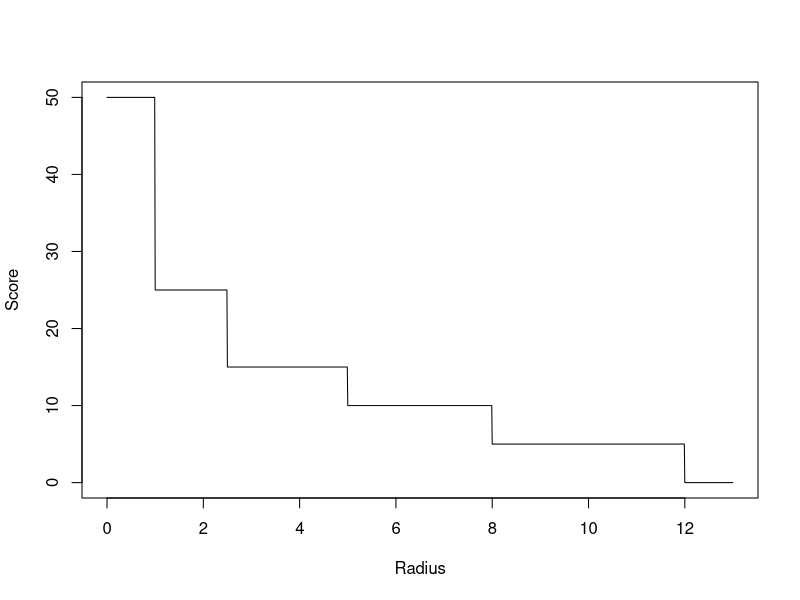
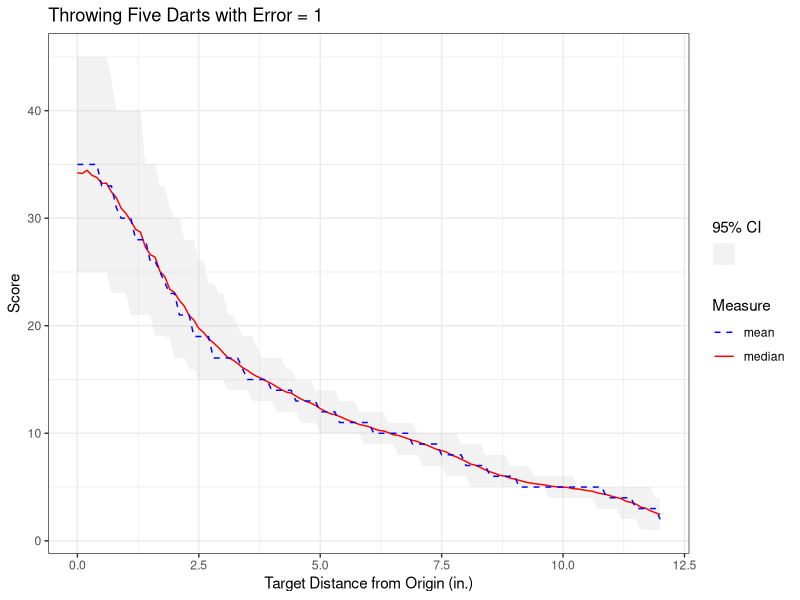
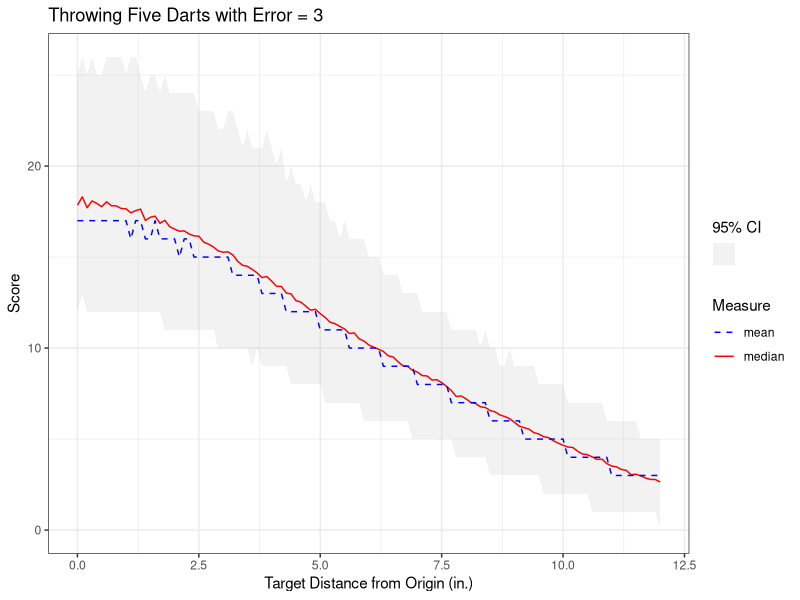
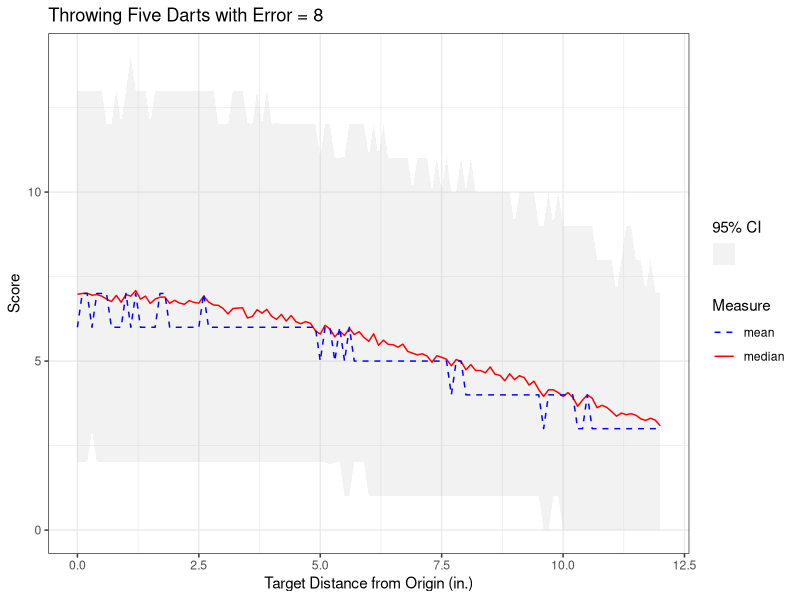
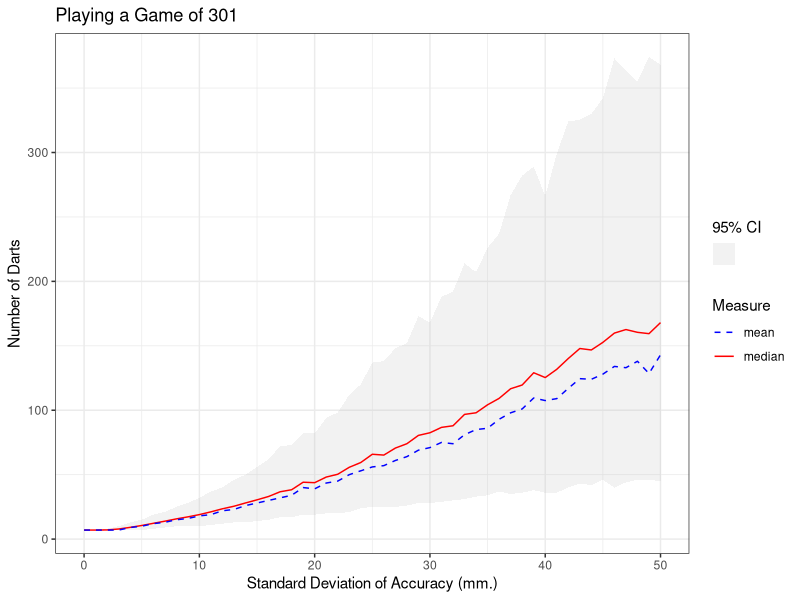

Reproduce these figures in R, in order. (Note: a time limit stopped this script after it produced the figures.)
## ---- chunk 1
simpleBoard <- data.frame(color = c("Bullseye", "Yellow", "Blue", "Red", "White"), Thickness = c(1,1.5,2.5,3.0,4.0), 
                          Points = c(50,25,15,10,5))
knitr::kable(simpleBoard)
## ---- chunk 2

values  <- stepfun(c(1,2.5,5,8,12), c(50,25,15,10,5,0))

plot(seq(0,13,by=0.01), values(seq(0,13,by=0.01)), type = "l", xlab = "Radius", ylab= "Score")

### Make a function to get the point value
# x, y are the target coordinates
# error is the s.d. of the normal distribution
score <- function(x, y, error){
   x <- rnorm(1, mean = x, sd = error)
   y <- rnorm(1, mean = y, sd = error)
   r <- (x^2 + y^2)^0.5
   values(r)
}

#default (x,y) = (0,0), error = 1 inch
throwFive <- function(x = 0, y = 0, error = 1) mean(vals <<- replicate(5,score(x = x, y = y, error = error)))
## ---- chunk 3
r0 <- replicate(1000,throwFive())
mean(r0)

#now create a function to do this across many radii
mean1k <- function(radius, error = 1, mean.only = TRUE, qtile = c(0.05,0.95)){
  scores <- sapply(radius, function(z) replicate(1000, throwFive(x = z, error = error)))
  if(mean.only) return(colMeans(scores))
  out <- data.frame(radius = radius, mean = colMeans(scores), median = apply(scores, 2, median), 
                    lower = apply(scores,2, quantile, qtile[1]), upper = apply(scores,2, quantile, qtile[2]))
  out
}
## ---- chunk 4
diffRadii <- mean1k(seq(0,12,by=0.1), mean.only = F)
## ---- chunk 5
library(ggplot2)
g <- ggplot(diffRadii, aes(x=radius, y=mean, ymax=upper, ymin=lower))

g + geom_ribbon(aes(fill="gray"), alpha = 0.2)  + geom_line(aes(col = "red")) + geom_line(aes(y = median, col = "blue"), lty=2)+ theme_bw() + xlab("Target Distance from Origin (in.)") + ylab("Score") + scale_color_manual(name = 'Measure', guide = 'legend', values = c('red' = 'red', 'blue' = 'blue'), labels = c('mean','median')) + scale_fill_identity(name = "95% CI", labels = NULL , guide = 'legend') + ggtitle("Throwing Five Darts with Error = 1")
## ---- chunk 6
diffRadii3 <- mean1k(seq(0,12,by=0.1), mean.only = F, error = 3)

g <- ggplot(diffRadii3, aes(x=radius, y=mean, ymax=upper, ymin=lower))

g + geom_ribbon(aes(fill="gray"), alpha = 0.2)  + geom_line(aes(col = "red")) + geom_line(aes(y = median, col = "blue"), lty=2)+ theme_bw() + xlab("Target Distance from Origin (in.)") + ylab("Score") + scale_color_manual(name = 'Measure', guide = 'legend', values = c('red' = 'red', 'blue' = 'blue'), labels = c('mean','median')) + scale_fill_identity(name = "95% CI", labels = NULL , guide = 'legend') + ggtitle("Throwing Five Darts with Error = 3")
## ---- chunk 7
diffRadii8 <- mean1k(seq(0,12,by=0.1), mean.only = F, error = 8)

g <- ggplot(diffRadii8, aes(x=radius, y=mean, ymax=upper, ymin=lower))

g + geom_ribbon(aes(fill="gray"), alpha = 0.2)  + geom_line(aes(col = "red")) + geom_line(aes(y = median, col = "blue"), lty=2)+ theme_bw() + xlab("Target Distance from Origin (in.)") + ylab("Score") + scale_color_manual(name = 'Measure', guide = 'legend', values = c('red' = 'red', 'blue' = 'blue'), labels = c('mean','median')) + scale_fill_identity(name = "95% CI", labels = NULL , guide = 'legend') + ggtitle("Throwing Five Darts with Error = 8")
## ---- chunk 8

polar <-function(x,y){
  r <- (x^2 + y^2)^0.5
  theta  <- acos(x/r) 
  if(y != 0) theta <- theta*sign(y)
  c(r,theta)
}

polar.inv <- function(r, theta){
  x <- r*cos(theta)
  y <- r*sin(theta)
  c(x,y)
}

badAim <- function(r, theta, error = 4){
  xy <- polar.inv(r, theta)
  xy <- rnorm(2, xy, error)
  c(polar(xy[1],xy[2]))
}

###Verify that function works:

badAim(160, pi/2)
badAim(160, pi/2, error=30)
## ---- chunk 9

##Targets, there are technichally 4*20 + 2 targets, however, one should never 
##target the inner single ring if you want to hit a single, always the larger
##outer single area. We also want to aim for the center of any target.

##for simplicity leave out the bullseye zones for now
targetRadii <- c( "Single" = (162-107)/2, "Double" = 166, "Triple" = 103)
##Center of zones occur every pi/10
targetZones <- seq(-pi, 9*pi/10, by=pi/10)

##Organized in same order as targetZones, i.e. counter-clockwise starting at -pi
pointVals <- c(11,8,16,7,19,3,17,2,15,10,6,13,4,18,1,20,5,12,9,14)

#make 2 tables
pointTable <- data.frame("theta" = targetZones, "zone" = pointVals)
multTable <- data.frame("radius" = targetRadii, "multiplier" = c(1,2,3))

#merge the tables to get the big table and then calculate the score
scoringTable <- merge(pointTable,multTable)
scoringTable$score <- scoringTable$zone * scoringTable$multiplier

### Now we need to have a function to asses point values
getScore <- function(r, theta){
  if(r < 12.7/2) return(50) #double bull
  if(r < 16) return(25) #single bull
  if(r > 170) return(0) #air ball
  theta <- theta + pi/20 #rotate a theta a bit, it makes classifying the zone easier
  z <- theta %/% (pi/10) + 11 #get integer value from 1,21
  zList <- c(11,8,16,7,19,3,17,2,15,10,6,13,4,18,1,20,5,12,9,14,11)
  score <- zList[z]
  mult <- if(r < 99) 1 else if(r < 107) 3 else if(r < 162) 1 else 2
  score*mult
}

getScore(160,pi/2)
getScore(166,pi/2)
getScore(101,pi/2)
getScore(10,pi/2)
getScore(5,pi/2)
## ---- chunk 10

### Now we need to throw a game
### and see how many darts it takes
### Variant sets the score you need to get (301 or 501)
### Error is the error (sd) in mm of tossing a dart
### Start.strategy can pick which double to shoot at first, NULL = double bull
game <- function(targets=scoringTable, variant = 301, error = 4, start.strategy = NULL){
  dartCount <- 0
  #need a double to start the game, ideally a double bull
  if(is.null(start.strategy)) targ <- c(0,pi)
  else
  targ <- with(targets, {
               index <- multiplier == 2 & zone == start.strategy
               c(radius[index],theta[index])
  })
  
  isDouble <- FALSE
  while(!isDouble){
    dartCount <- dartCount + 1
    hit <- badAim(targ[1],targ[2], error = error)
    isDouble <- hit[1] < 12.7/2 | (hit[1] <= 170 & hit[1] >= 162)
  }
  
  netScore <- variant - getScore(hit[1], hit[2])
  
  ### if netScore > 62, throw at triple 20 (highest value)
  while(netScore > 62){
    dartCount <- dartCount + 1
    targ <- with(targets, {
      index <- multiplier == 3 & zone == 20
      c(radius[index],theta[index])
    })
    hit <- badAim(targ[1],targ[2], error = error)
    netScore <- netScore - getScore(hit[1], hit[2])
  }
  
  ### now we have to "double out" to finish, the highest double is the 
  ### bullseye, 50 pts; so if we are between >50 but <71, we can try and 
  ### hit a double bullseye to finish
  
  ### Everywhere  < 62 we need to make sure a dart doesn't make us "bust,"
  ### i.e., there is no way to double out, so that dart then doesn't count.
  ### This is a "modified" bust rule because we aren't tracking volleys (it's called
  ### a "northern bust").
  
  
  while(netScore > 50 & netScore < 71){
    dartCount <- dartCount + 1
    targ <- with(targets, {
      index <- multiplier == 1 & zone == netScore - 50
      c(radius[index],theta[index])
    })
    hit <- badAim(targ[1],targ[2], error = error)
    val <-  getScore(hit[1], hit[2]) 
    if(netScore - val < 2) next # "bust" rule
    netScore <- netScore - val
  }
  
  
  ## if we got lucky and hit 50
  while(netScore == 50){
    dartCount <- dartCount + 1
    hit <- badAim(0,pi, error = error)
    val <-  getScore(hit[1], hit[2])
    if(val - netScore == 0) return(c("darts" = dartCount))
    if(netScore - val < 2) next
    netScore <- netScore - val
    
  }
  
  ### once you're below 50 we have to drop to 40 for our next chance
  ### to double out
  
  
  while(netScore > 40){
    
    dartCount <- dartCount + 1
    targ <- with(targets, {
      index <- multiplier == 1 & zone == netScore - 40
      c(radius[index],theta[index])
    })
    hit <- badAim(targ[1],targ[2], error = error)
    val <-  getScore(hit[1], hit[2]) 
    if(netScore - val < 2) next 
    netScore <- netScore - val
  }
  
  ### now we're at the end game
  
  ###if netScore is odd, we must make it even, preferably throwing a one
  getMeOut <- 0 #failsafe
  
  while(netScore != 0 & getMeOut < 1000){
    getMeOut <- getMeOut + 1
    while(netScore %% 2 == 1){
      dartCount <- dartCount + 1
      targ <- with(targets, {
        index <- multiplier == 1 & zone == 1
        c(radius[index],theta[index])
      })
      hit <- badAim(targ[1],targ[2], error = error)
      val <-  getScore(hit[1], hit[2]) 
      if(netScore - val < 2) next 
      netScore <- netScore - val
    }
    
    #throw at the largest even double
    while(netScore %% 2 == 0){
      dartCount <- dartCount + 1
      targ <- with(targets, {
        index <- multiplier == 2 & zone == netScore/2
        c(radius[index],theta[index])
      })
      hit <- badAim(targ[1],targ[2], error = error)
      val <-  getScore(hit[1], hit[2])
      if(netScore - val == 0) return(c("darts" = dartCount))
      if(netScore - val < 2) next
      netScore <- netScore - val
    }
  }
  
  print("Game Failed.")
}

game()
game(start.strategy = 20)
game(error = 31)
game(variant = 501)
## ---- chunk 11
nDarts <- replicate(1000, game(error = 10))
  
mean1k.game <- function(errlevels, mean.only = TRUE, qtile = c(0.05,0.95)){
  nDarts <- sapply(errlevels, function(z) replicate(1000, game(error = z)))
  if(mean.only) return(colMeans(nDarts))
  out <- data.frame(error = errlevels, mean = colMeans(nDarts), median = apply(nDarts, 2, median), 
                    lower = apply(nDarts,2, quantile, qtile[1]), upper = apply(nDarts,2, quantile, qtile[2]))
  out
}

Games <- mean1k.game(0:50, mean.only = F)
## ---- chunk 12
g <- ggplot(Games, aes(x=error, y=mean, ymax=upper, ymin=lower))

g + geom_ribbon(aes(fill="gray"), alpha = 0.2)  + geom_line(aes(col = "red")) + geom_line(aes(y = median, col = "blue"), lty=2)+ theme_bw() + xlab("Standard Deviation of Accuracy (mm.)") + ylab("Number of Darts") + scale_color_manual(name = 'Measure', guide = 'legend', values = c('red' = 'red', 'blue' = 'blue'), labels = c('mean','median')) + scale_fill_identity(name = "95% CI", labels = NULL , guide = 'legend') + ggtitle("Playing a Game of 301")
## ---- chunk 13
mean1k.diff <- function(errlevels, mean.only = TRUE, qtile = c(0.05,0.95)){
  nDarts <- sapply(errlevels, function(z) replicate(1000, game(error = z) - game(error = z, start.strategy = 20)))
  if(mean.only) return(colMeans(nDarts))
  out <- data.frame(error = errlevels, mean = colMeans(nDarts), median = apply(nDarts, 2, median), 
                    lower = apply(nDarts,2, quantile, qtile[1]), upper = apply(nDarts,2, quantile, qtile[2]))
  out
}

Strats <- mean1k.diff(0:50, mean.only = F)
## ---- chunk 14
g <- ggplot(Strats, aes(x=error, y=mean, ymax=upper, ymin=lower))

g + geom_ribbon(aes(fill="gray"), alpha = 0.2)  + geom_line(aes(col = "red")) + geom_line(aes(y = median, col = "blue"), lty=2)+ theme_bw() + xlab("Standard Deviation of Accuracy (mm.)") + ylab("Difference in Number of Darts") + scale_color_manual(name = 'Measure', guide = 'legend', values = c('red' = 'red', 'blue' = 'blue'), labels = c('mean','median')) + scale_fill_identity(name = "95% CI", labels = NULL , guide = 'legend') + ggtitle("Difference in Strategies")
